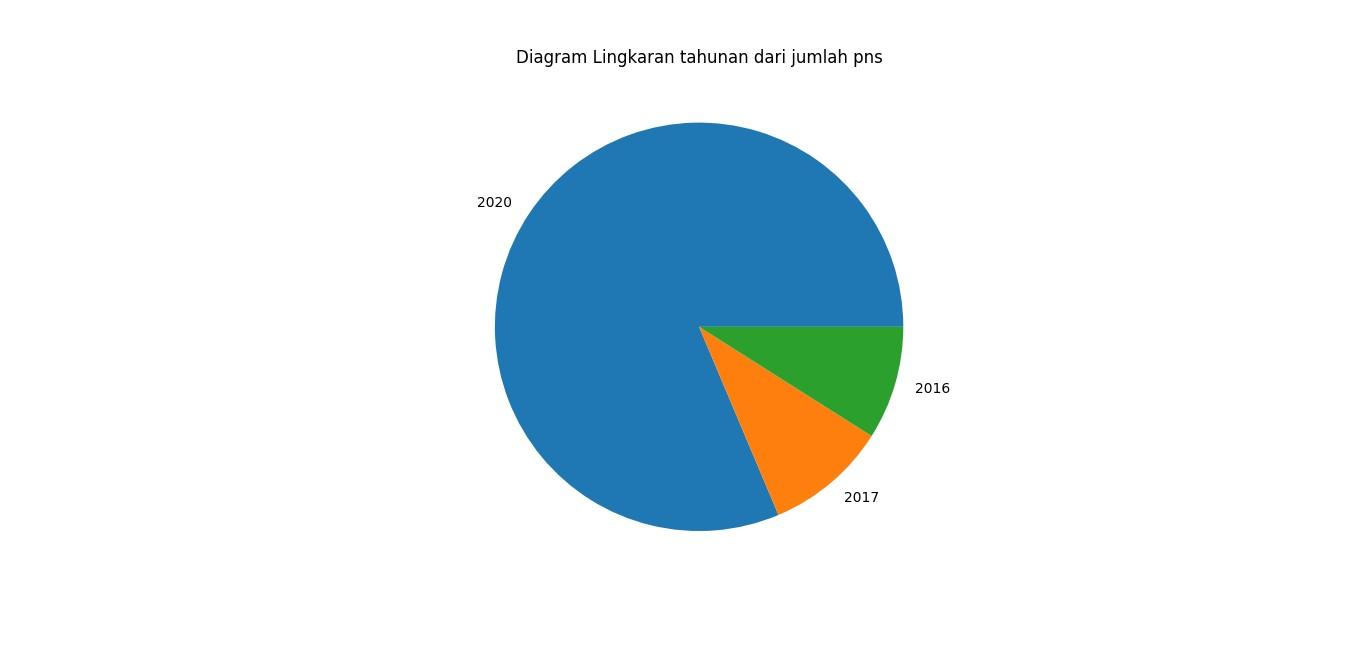

The Python source for this figure:
import sqlite3, pandas , matplotlib.pyplot as plt
 
conn = sqlite3.connect("data/data_pns.db")


sql = """select sum(jumlah_pns) as sum_pns from tblJobs group
  by tahun limit 3"""
 
data = pandas.read_sql(sql, conn)
mylabels = ["2020", "2017", "2016"]
plt.pie(data.sum_pns, labels = mylabels)
plt.title("Diagram Lingkaran tahunan dari jumlah pns")
plt.show()
